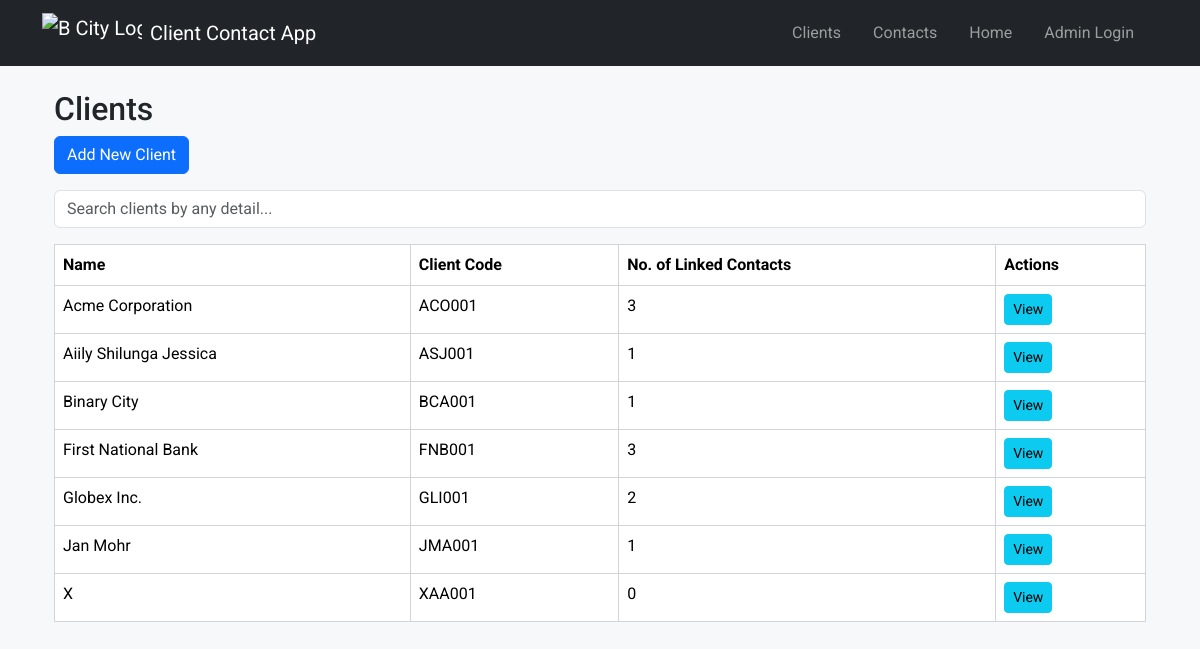
Before: /clients/ with the older database file.
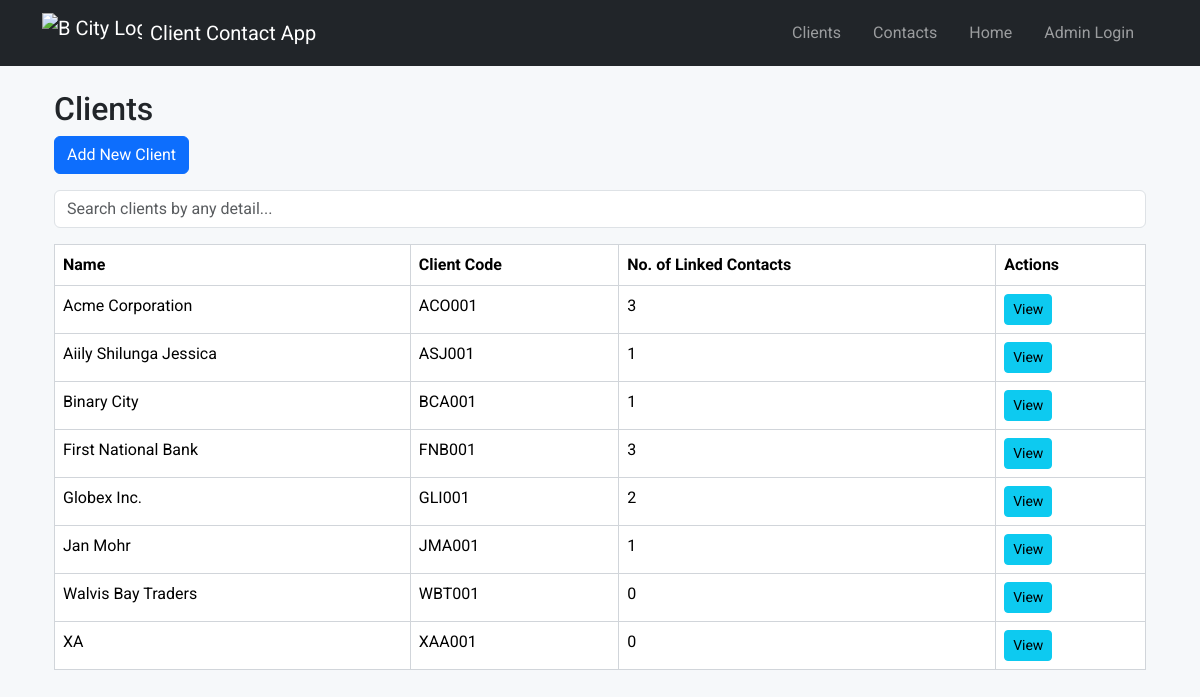
After: the same page with the newer database file.
### models/client.py (models this page shows, shortened)
class Client(db.Model):
    __tablename__ = 'client'
    id = db.Column(db.Integer, primary_key=True)
    name = db.Column(db.String(100), nullable=False)
    client_code = db.Column(db.String(50), nullable=False, unique=True)
    contacts = db.relationship(
        'Contact',
        secondary='client_contact',
        back_populates='clients'
    )

### routes/client.py (the view)
@client_bp.route('/')
def list_clients():
    clients = Client.query.order_by(Client.name).all()
    return render_template('client_list.html', clients=clients)

### templates/client_list.html (shortened to what this page needs)
{% extends 'base.html' %}
{% block content %}
<div class="container">
    <h2>Clients</h2>
    <a href="{{ url_for('client.create_client') }}" class="btn btn-primary mb-3">Add New Client</a>
    <div class="mb-3">
        <input type="text" id="clientSearch" class="form-control" placeholder="Search clients by any detail...">
    </div>
    {% if clients and clients|length > 0 %}
    <table class="table custom-compact-table" id="clientsTable">
        <thead>
            <tr>
                <th>Name</th>
                <th>Client Code</th>
                <th>No. of Linked Contacts</th>
                <th>Actions</th>
            </tr>
        </thead>
        <tbody>
        {% for client in clients %}
            <tr>
                <td>{{ client.name }}</td>
                <td>{{ client.client_code }}</td>
                <td>{{ client.contacts|length }}</td>
                <td>
                    <a href="{{ url_for('client.view_client', client_id=client.id) }}" class="btn btn-sm btn-info">View</a>
                </td>
            </tr>
        {% endfor %}
        </tbody>
    </table>
    {% else %}
        <div class="alert alert-warning mt-4">No client(s) found</div>
    {% endif %}
</div>
{% endblock %}

Changed rows visible on the page:
added Client: name "Walvis Bay Traders", client_code "WBT001", contacts|length "0"
changed Client "XAA001": name "X" → "XA"
